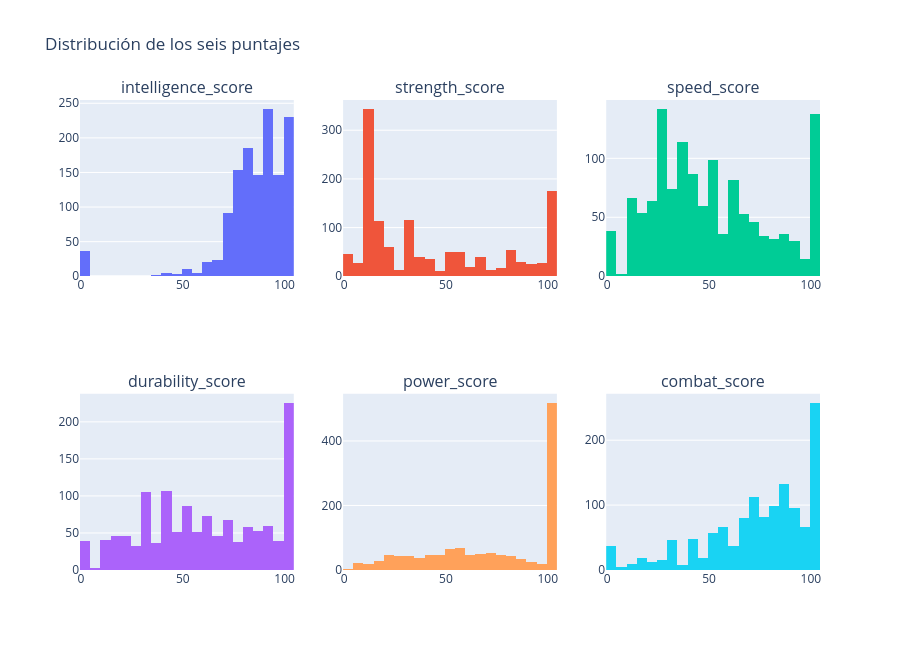
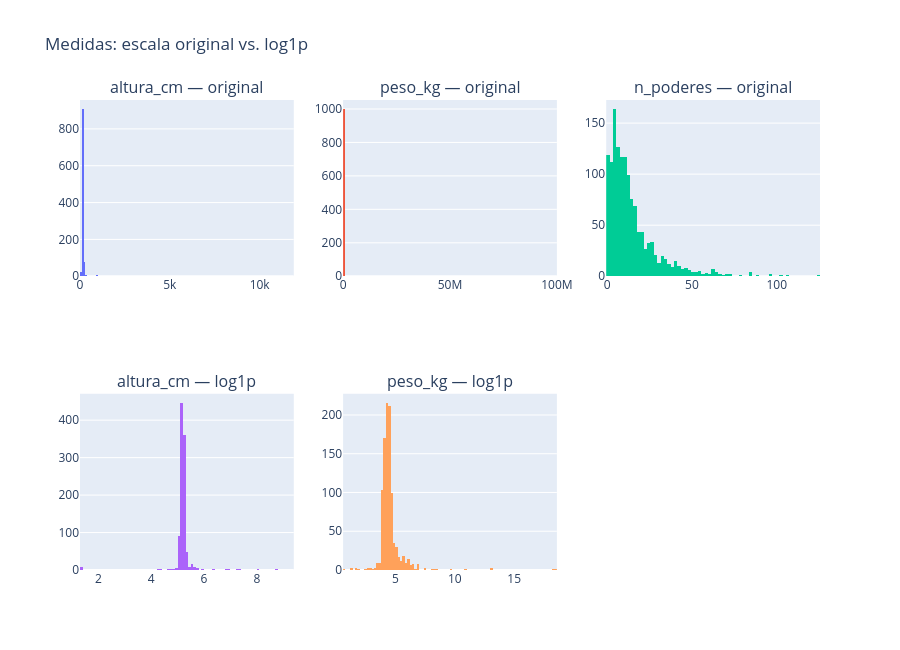

The code cell stored with these charts, in order, in its notebook:
### Markdown cell above
Inspeccionen los seis puntajes en una figura con un histograma por panel. En una segunda figura, muestren en la primera fila las tres medidas en escala original y, en la segunda, `log1p` de la altura y del peso, para ver cómo cambia su forma. Cada panel debe indicar su variable y escala. Antes de elegir el escalamiento, identifiquen las colas largas: pocos valores muy grandes, lejos de la mayoría.

### Code cell
from plotly.subplots import make_subplots
import plotly.graph_objects as go

fig_puntajes = make_subplots(
    rows=2,
    cols=3,
    subplot_titles=PUNTAJES,
)
for i, columna in enumerate(PUNTAJES):
    fig_puntajes.add_trace(
        go.Histogram(
            x=features[columna].drop_nulls().to_list(),
            name=columna,
            showlegend=False,
        ),
        row=i // 3 + 1,
        col=i % 3 + 1,
    )
fig_puntajes.update_layout(
    title="Distribución de los seis puntajes",
    height=650,
)
fig_puntajes.show()

fig_medidas = make_subplots(
    rows=2,
    cols=3,
    subplot_titles=[
        "altura_cm — original",
        "peso_kg — original",
        "n_poderes — original",
        "altura_cm — log1p",
        "peso_kg — log1p",
        "",
    ],
)

for j, columna in enumerate(MEDIDAS):
    fig_medidas.add_trace(
        go.Histogram(
            x=features[columna].drop_nulls().to_list(),
            name=columna,
            showlegend=False,
        ),
        row=1,
        col=j + 1,
    )

fig_medidas.add_trace(
    go.Histogram(
        x=np.log1p(features["altura_cm"].drop_nulls().to_numpy()),
        showlegend=False,
    ),
    row=2,
    col=1,
)
fig_medidas.add_trace(
    go.Histogram(
        x=np.log1p(features["peso_kg"].drop_nulls().to_numpy()),
        showlegend=False,
    ),
    row=2,
    col=2,
)
fig_medidas.update_layout(title="Medidas: escala original vs. log1p", height=650)
fig_medidas.show()

### Figure 1 — Plotly figure (JSON) as saved in the notebook; plotly's stock layout.template omitted (floating-point values rounded to 4 significant figures; data arrays with more than 128 entries replaced by an {"elided": "..."} marker saying what was removed)
{"data": [{"name": "intelligence_score", "showlegend": false, "type": "histogram", "x": {"elided": "1302 int values"}, "xaxis": "x", "yaxis": "y"}, {"name": "strength_score", "showlegend": false, "type": "histogram", "x": {"elided": "1302 int values"}, "xaxis": "x2", "yaxis": "y2"}, {"name": "speed_score", "showlegend": false, "type": "histogram", "x": {"elided": "1302 int values"}, "xaxis": "x3", "yaxis": "y3"}, {"name": "durability_score", "showlegend": false, "type": "histogram", "x": {"elided": "1302 int values"}, "xaxis": "x4", "yaxis": "y4"}, {"name": "power_score", "showlegend": false, "type": "histogram", "x": {"elided": "1302 int values"}, "xaxis": "x5", "yaxis": "y5"}, {"name": "combat_score", "showlegend": false, "type": "histogram", "x": {"elided": "1302 int values"}, "xaxis": "x6", "yaxis": "y6"}], "layout": {"annotations": [{"font": {"size": 16}, "showarrow": false, "text": "intelligence_score", "x": 0.1444, "xanchor": "center", "xref": "paper", "y": 1, "yanchor": "bottom", "yref": "paper"}, {"font": {"size": 16}, "showarrow": false, "text": "strength_score", "x": 0.5, "xanchor": "center", "xref": "paper", "y": 1, "yanchor": "bottom", "yref": "paper"}, {"font": {"size": 16}, "showarrow": false, "text": "speed_score", "x": 0.8556, "xanchor": "center", "xref": "paper", "y": 1, "yanchor": "bottom", "yref": "paper"}, {"font": {"size": 16}, "showarrow": false, "text": "durability_score", "x": 0.1444, "xanchor": "center", "xref": "paper", "y": 0.375, "yanchor": "bottom", "yref": "paper"}, {"font": {"size": 16}, "showarrow": false, "text": "power_score", "x": 0.5, "xanchor": "center", "xref": "paper", "y": 0.375, "yanchor": "bottom", "yref": "paper"}, {"font": {"size": 16}, "showarrow": false, "text": "combat_score", "x": 0.8556, "xanchor": "center", "xref": "paper", "y": 0.375, "yanchor": "bottom", "yref": "paper"}], "height": 650, "title": {"text": "Distribución de los seis puntajes"}, "xaxis": {"anchor": "y", "domain": [0, 0.2889]}, "xaxis2": {"anchor": "y2", "domain": [0.3556, 0.6444]}, "xaxis3": {"anchor": "y3", "domain": [0.7111, 1]}, "xaxis4": {"anchor": "y4", "domain": [0, 0.2889]}, "xaxis5": {"anchor": "y5", "domain": [0.3556, 0.6444]}, "xaxis6": {"anchor": "y6", "domain": [0.7111, 1]}, "yaxis": {"anchor": "x", "domain": [0.625, 1]}, "yaxis2": {"anchor": "x2", "domain": [0.625, 1]}, "yaxis3": {"anchor": "x3", "domain": [0.625, 1]}, "yaxis4": {"anchor": "x4", "domain": [0, 0.375]}, "yaxis5": {"anchor": "x5", "domain": [0, 0.375]}, "yaxis6": {"anchor": "x6", "domain": [0, 0.375]}}}

### Figure 2 — Plotly figure (JSON) as saved in the notebook; plotly's stock layout.template omitted (floating-point values rounded to 4 significant figures; data arrays with more than 128 entries replaced by an {"elided": "..."} marker saying what was removed)
{"data": [{"name": "altura_cm", "showlegend": false, "type": "histogram", "x": {"elided": "1044 int values"}, "xaxis": "x", "yaxis": "y"}, {"name": "peso_kg", "showlegend": false, "type": "histogram", "x": {"elided": "1003 int values"}, "xaxis": "x2", "yaxis": "y2"}, {"name": "n_poderes", "showlegend": false, "type": "histogram", "x": {"elided": "1367 int values"}, "xaxis": "x3", "yaxis": "y3"}, {"showlegend": false, "type": "histogram", "x": {"elided": "1044 float values"}, "xaxis": "x4", "yaxis": "y4"}, {"showlegend": false, "type": "histogram", "x": {"elided": "1003 float values"}, "xaxis": "x5", "yaxis": "y5"}], "layout": {"annotations": [{"font": {"size": 16}, "showarrow": false, "text": "altura_cm — original", "x": 0.1444, "xanchor": "center", "xref": "paper", "y": 1, "yanchor": "bottom", "yref": "paper"}, {"font": {"size": 16}, "showarrow": false, "text": "peso_kg — original", "x": 0.5, "xanchor": "center", "xref": "paper", "y": 1, "yanchor": "bottom", "yref": "paper"}, {"font": {"size": 16}, "showarrow": false, "text": "n_poderes — original", "x": 0.8556, "xanchor": "center", "xref": "paper", "y": 1, "yanchor": "bottom", "yref": "paper"}, {"font": {"size": 16}, "showarrow": false, "text": "altura_cm — log1p", "x": 0.1444, "xanchor": "center", "xref": "paper", "y": 0.375, "yanchor": "bottom", "yref": "paper"}, {"font": {"size": 16}, "showarrow": false, "text": "peso_kg — log1p", "x": 0.5, "xanchor": "center", "xref": "paper", "y": 0.375, "yanchor": "bottom", "yref": "paper"}], "height": 650, "title": {"text": "Medidas: escala original vs. log1p"}, "xaxis": {"anchor": "y", "domain": [0, 0.2889]}, "xaxis2": {"anchor": "y2", "domain": [0.3556, 0.6444]}, "xaxis3": {"anchor": "y3", "domain": [0.7111, 1]}, "xaxis4": {"anchor": "y4", "domain": [0, 0.2889]}, "xaxis5": {"anchor": "y5", "domain": [0.3556, 0.6444]}, "xaxis6": {"anchor": "y6", "domain": [0.7111, 1]}, "yaxis": {"anchor": "x", "domain": [0.625, 1]}, "yaxis2": {"anchor": "x2", "domain": [0.625, 1]}, "yaxis3": {"anchor": "x3", "domain": [0.625, 1]}, "yaxis4": {"anchor": "x4", "domain": [0, 0.375]}, "yaxis5": {"anchor": "x5", "domain": [0, 0.375]}, "yaxis6": {"anchor": "x6", "domain": [0, 0.375]}}}
